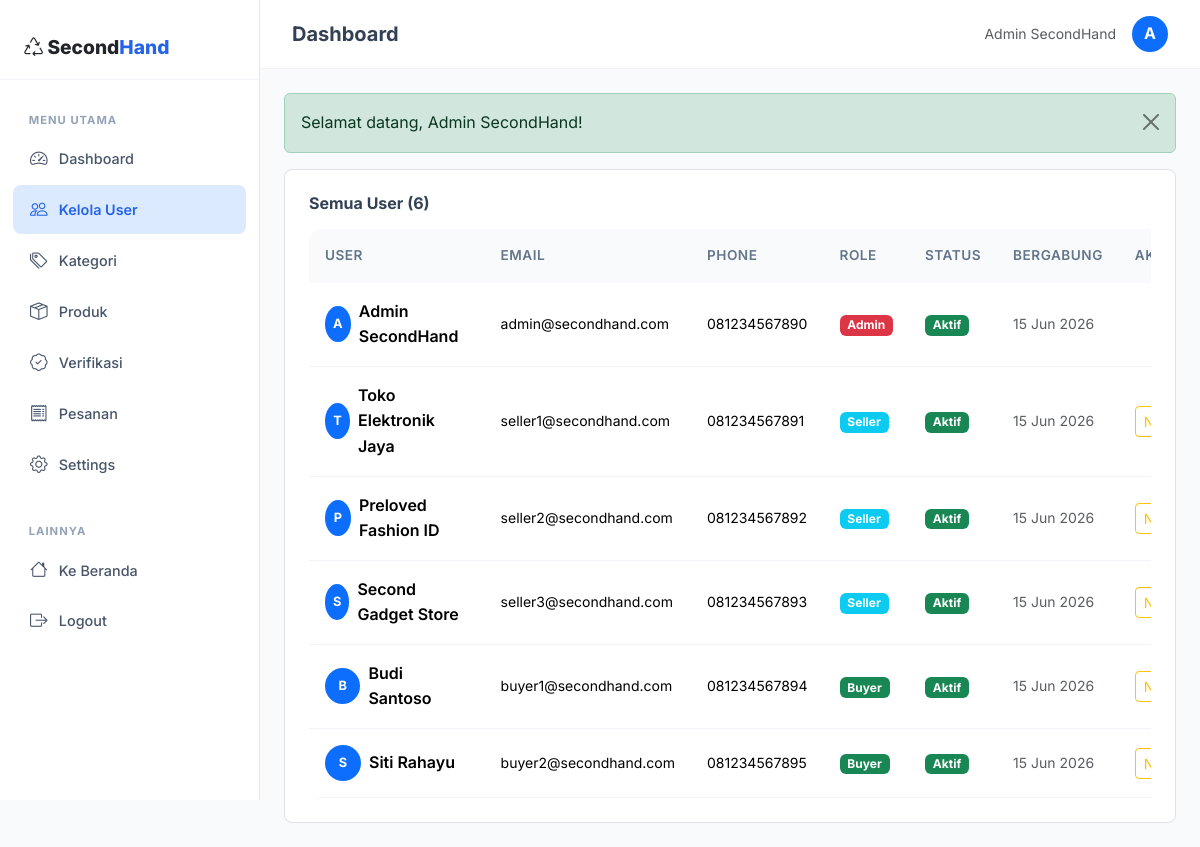
The app's page /index.php?page=admin_users (signed in) with its own data.
### tables this page shows
CREATE TABLE `users` (
  `id` INT(11) NOT NULL AUTO_INCREMENT,
  `name` VARCHAR(100) NOT NULL,
  `email` VARCHAR(100) NOT NULL UNIQUE,
  `password` VARCHAR(255) NOT NULL,
  `phone` VARCHAR(20) DEFAULT NULL,
  `address` TEXT DEFAULT NULL,
  `avatar` VARCHAR(255) DEFAULT 'default.png',
  `role` ENUM('buyer','seller','admin') NOT NULL DEFAULT 'buyer',
  `is_active` TINYINT(1) NOT NULL DEFAULT 1,
  `created_at` TIMESTAMP DEFAULT CURRENT_TIMESTAMP,
  `updated_at` TIMESTAMP DEFAULT CURRENT_TIMESTAMP ON UPDATE CURRENT_TIMESTAMP,
  PRIMARY KEY (`id`)
);

### src/config/helpers.php (called while the page is built, shortened)
<?php
function e($string) {
    return htmlspecialchars($string ?? '', ENT_QUOTES, 'UTF-8');
}

### src/views/admin/users.php (the view, shortened to what this page needs)
<?php
$db = getDB();
$users = $db->query("SELECT * FROM users ORDER BY created_at DESC")->fetchAll();
?>
<div class="bg-white rounded-3 border p-4">
    <h6 class="fw-bold mb-3">Semua User (<?= count($users) ?>)</h6>
    <div class="table-responsive">
        <table class="table table-custom mb-0">
            <thead><tr><th>User</th><th>Email</th><th>Phone</th><th>Role</th><th>Status</th><th>Bergabung</th><th>Aksi</th></tr></thead>
            <tbody>
            <?php foreach ($users as $u): ?>
            <tr>
                <td><div class="d-flex align-items-center gap-2">
                    <div class="rounded-circle bg-primary text-white d-flex align-items-center justify-content-center" style="width:36px;height:36px;font-size:0.8rem;font-weight:700"><?= strtoupper(substr($u['name'],0,1)) ?></div>
                    <span class="fw-semibold"><?= e($u['name']) ?></span>
                </div></td>
                <td class="small"><?= e($u['email']) ?></td>
                <td class="small"><?= e($u['phone'] ?? '-') ?></td>
                <td><span class="badge bg-<?= $u['role']==='admin'?'danger':($u['role']==='seller'?'info':'success') ?>"><?= ucfirst($u['role']) ?></span></td>
                <td><span class="badge bg-<?= $u['is_active']?'success':'secondary' ?>"><?= $u['is_active']?'Aktif':'Nonaktif' ?></span></td>
                <td class="small text-muted"><?= date('d M Y', strtotime($u['created_at'])) ?></td>
                <td>
                    <?php if ($u['role'] !== 'admin'): ?>
                    <form method="POST" action="<?= BASE_URL ?>/index.php?action=admin_toggle_user" class="d-inline">
                        <button class="btn btn-sm btn-outline-<?= $u['is_active']?'warning':'success' ?>"><?= $u['is_active']?'Nonaktifkan':'Aktifkan' ?></button>
                    </form>
                    <?php endif; ?>
                </td>
            </tr>
            <?php endforeach; ?>
            </tbody>
        </table>
    </div>
</div>

### src/assets/css/style.css (style rules this page uses)
:root { --primary: #2563eb; --primary-dark: #1d4ed8; --primary-light: #dbeafe; --secondary: #1e293b; --accent: #0ea5e9; --success: #10b981; --warning: #f59e0b; --danger: #ef4444; --dark: #0f172a; --gray-900: #1e293b; --gray-800: #334155; --gray-700: #475569; --gray-600: #64748b; --gray-500: #94a3b8; --gray-400: #cbd5e1; --gray-300: #e2e8f0; --gray-200: #f1f5f9; --gray-100: #f8fafc; --white: #ffffff; --shadow-sm: 0 1px 2px rgba(0, 0, 0, 0.05); --shadow: 0 1px 3px rgba(0, 0, 0, 0.1), 0 1px 2px rgba(0, 0, 0, 0.06); --shadow-md: 0 4px 6px -1px rgba(0, 0, 0, 0.1), 0 2px 4px -1px rgba(0, 0, 0, 0.06); --shadow-lg: 0 10px 15px -3px rgba(0, 0, 0, 0.1), 0 4px 6px -2px rgba(0, 0, 0, 0.05); --shadow-xl: 0 20px 25px -5px rgba(0, 0, 0, 0.1), 0 10px 10px -5px rgba(0, 0, 0, 0.04); --radius: 12px; --radius-sm: 8px; --radius-lg: 16px; --transition: all 0.3s cubic-bezier(0.4, 0, 0.2, 1); }
*, *::before, *::after { box-sizing: border-box; }
body { font-family: 'Inter', sans-serif; background-color: var(--gray-100); color: var(--gray-800); line-height: 1.6; -webkit-font-smoothing: antialiased; }
.table-custom { border-radius: var(--radius); overflow: hidden; }
.table-custom thead th { background: var(--gray-100); font-weight: 600; font-size: 0.85rem; text-transform: uppercase; letter-spacing: 0.5px; color: var(--gray-600); border: none; padding: 1rem; }
.table-custom tbody td { padding: 1rem; vertical-align: middle; border-color: var(--gray-200); }

### records on screen
users: name "A", name "Admin SecondHand", email "admin@secondhand.com", phone "081234567890", role "Admin", is_active "Aktif", created_at "15 Jun 2026"
users: name "T", name "Toko Elektronik Jaya", email "seller1@secondhand.com", phone "081234567891", role "Seller", is_active "Aktif", created_at "15 Jun 2026"
users: name "P", name "Preloved Fashion ID", email "seller2@secondhand.com", phone "081234567892", role "Seller", is_active "Aktif", created_at "15 Jun 2026"
users: name "S", name "Second Gadget Store", email "seller3@secondhand.com", phone "081234567893", role "Seller", is_active "Aktif", created_at "15 Jun 2026"
users: name "B", name "Budi Santoso", email "buyer1@secondhand.com", phone "081234567894", role "Buyer", is_active "Aktif", created_at "15 Jun 2026"
users: name "S", name "Siti Rahayu", email "buyer2@secondhand.com", phone "081234567895", role "Buyer", is_active "Aktif", created_at "15 Jun 2026"

### other values on screen
$dashboardTitle "Dashboard"
$_SESSION['name'] "Admin SecondHand"
substr($_SESSION['name'] ?? 'U', 0, 1) "A"
$flash['message'] "Selamat datang, Admin SecondHand!"
count($users) "6"
